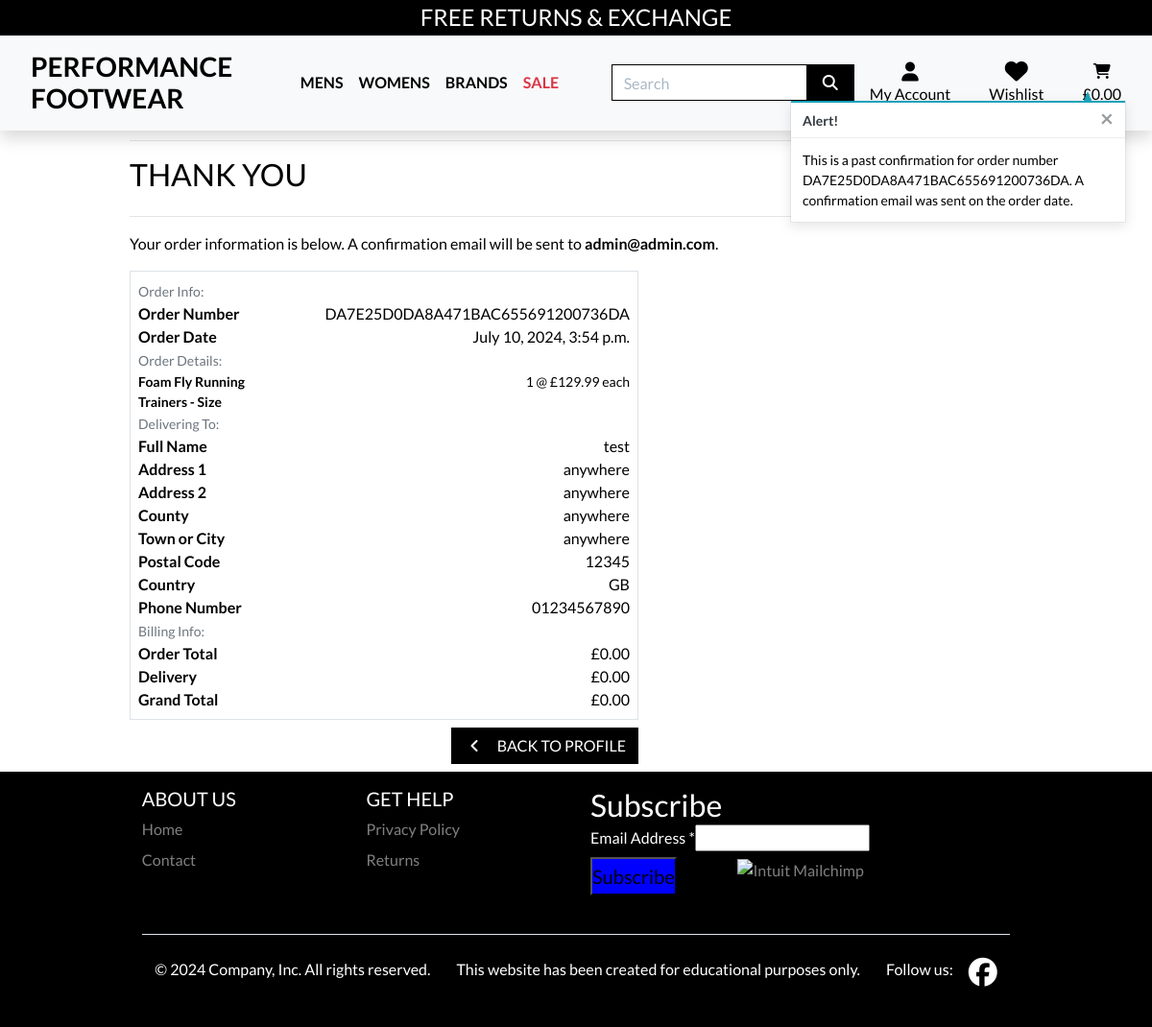
Page /profile/order_history/DA7E25D0DA8A471BAC655691200736DA (signed in) on the committed database.
### checkout/models.py (models this page shows, shortened)
class Order(models.Model):
    order_number = models.CharField(max_length=32, null=False, editable=False)
    user_profile = models.ForeignKey(UserProfile, on_delete=models.SET_NULL,
                                      null=True, blank=True, related_name='orders')
    full_name = models.CharField(max_length=50, null=False, blank=False)
    email = models.EmailField(max_length=254, null=False, blank=False)
    phone_number = models.CharField(max_length=20, null=False, blank=False)
    country = CountryField(blank_label='Country *', null=False, blank=False)
    postcode = models.CharField(max_length=20, null=True, blank=True)
    town_or_city = models.CharField(max_length=40, null=False, blank=False)
    street_address1 = models.CharField(max_length=80, null=False, blank=False)
    street_address2 = models.CharField(max_length=80, null=True, blank=True)
    county = models.CharField(max_length=80, null=True, blank=True)
    date = models.DateTimeField(auto_now_add=True)
    delivery_cost = models.DecimalField(max_digits=6, decimal_places=2, null=False, default=0)
    order_total = models.DecimalField(max_digits=10, decimal_places=2, null=False, default=0)
    grand_total = models.DecimalField(max_digits=10, decimal_places=2, null=False, default=0)
    original_bag = models.TextField(null=False, blank=False, default='')
    stripe_pid = models.CharField(max_length=254, null=False, blank=False, default='')

class OrderLineItem(models.Model):
    order = models.ForeignKey(Order, null=False, blank=False, on_delete=models.CASCADE, related_name='lineitems')
    product = models.ForeignKey(Product, null=False, blank=False, on_delete=models.CASCADE)
    product_size = models.CharField(max_length=40, null=False, blank=False)
    quantity = models.IntegerField(null=False, blank=False, default=0)
    lineitem_total = models.DecimalField(max_digits=6, decimal_places=2, null=False, blank=False, editable=False)
    product_variant = models.ForeignKey(ProductVariant, null=True, blank=True, on_delete=models.CASCADE)

### products/models.py (models this page shows, shortened)
class Product(models.Model):
    GENDER_CHOICES = [
        ('men', 'men'),
        ('women', 'women'),
    ]
    category = models.ForeignKey('Category', null=True,
                                 blank=True, on_delete=models.SET_NULL)
    sku = models.CharField(max_length=254, null=True, blank=True)
    name = models.CharField(max_length=254)
    description = models.TextField()
    has_sizes = models.BooleanField(default=False, null=True, blank=True)
    price = models.DecimalField(max_digits=6, decimal_places=2)
    sale_price = models.DecimalField(max_digits=10, decimal_places=2,
                                     null=True, blank=True)
    rating = models.DecimalField(max_digits=6, decimal_places=2,
                                 null=True, blank=True)
    image_url = models.URLField(max_length=1024, null=True, blank=True)
    image = models.ImageField(null=True, blank=True)
    brand = models.ForeignKey("Brand", null=True, blank=True,
                              on_delete=models.SET_NULL)
    on_sale = models.BooleanField(default=False)
    created_on = models.DateField(default=timezone.now)
    average_rating = models.DecimalField(max_digits=6, decimal_places=2,
                                         null=True, blank=True)
    gender = models.CharField(max_length=10, choices=GENDER_CHOICES,
                              null=True, blank=True)
    materials = models.TextField(null=True, blank=True)
    country_origin = CountryField(blank_label='Country *', null=False, blank=False)

### profiles/views.py (the view)
# urls.py: path('order_history/<order_number>',
def order_history(request, order_number):
    order = get_object_or_404(Order, order_number=order_number)
    messages.info(request, (
        f'This is a past confirmation for order number {order_number}. '
        'A confirmation email was sent on the order date.'
    ))
    template = 'checkout/checkout_success.html'
    context = {
        'order': order,
        'from_profile': True,
    }
    return render(request, template, context)

### bag/contexts.py (called while the page is built, shortened)
def bag_contents(request):
    bag_items = []
    total = 0
    product_count = 0
    bag = request.session.get('bag', {})
    if total < settings.FREE_DELIVERY_THRESHOLD:
        delivery = total * Decimal(settings.STANDARD_DELIVERY_PERCENTAGE / 100)
        free_delivery_delta = settings.FREE_DELIVERY_THRESHOLD - total
    else:
        delivery = 0
        free_delivery_delta = 0
    grand_total = delivery + total
    context = {
        'bag_items': bag_items,
        'total': total,
        'product_count': product_count,
        'delivery': delivery,
        'free_delivery_delta': free_delivery_delta,
        'free_delivery_threshold': settings.FREE_DELIVERY_THRESHOLD,
        'grand_total': grand_total,
    }
    return context

### checkout/templates/checkout/checkout_success.html (shortened to what this page needs)
{% extends "base.html" %}
{% load static %}
{% block extra_css %}
    <link rel="stylesheet" href="{% static 'checkout/css/checkout.css' %}">
{% endblock %}
{% block page_header %}
    <div class="container header-container">
    </div>
{% endblock %}
{% block content %}
    <div class="overlay"></div>
    <div class="container">
        <div class="row">
            <div class="col">
                <hr>
                <h2 class="logo-font mb-4">Thank You</h2>
                <hr>
                <p class="text-black">Your order information is below. A confirmation email will be sent to <strong>{{ order.email }}</strong>.</p>
            </div>
        </div>
        <div class="row">
            <div class="col-12 col-lg-7">
                <div class="order-confirmation-wrapper p-2 border">
                    <div class="row">
                        <div class="col">
                            <small class="text-muted">Order Info:</small>
                        </div>
                    </div>
                    <div class="row">
                        <div class="col-12 col-md-4">
                            <p class="mb-0 text-black font-weight-bold">Order Number</p>
                        </div>
                        <div class="col-12 col-md-8 text-md-right">
                            <p class="mb-0">{{ order.order_number }}</p>
                        </div>
                    </div>
                    <div class="row">
                        <div class="col-12 col-md-4">
                            <p class="mb-0 text-black font-weight-bold">Order Date</p>
                        </div>
                        <div class="col-12 col-md-8 text-md-right">
                            <p class="mb-0">{{ order.date }}</p>
                        </div>
                    </div>
                    <div class="row">
                        <div class="col">
                            <small class="text-muted">Order Details:</small>
                        </div>
                    </div>
                    {% for item in order.lineitems.all %}
                    <div class="row">
                        <div class="col-12 col-md-4">
                            <p class="small mb-0 text-black font-weight-bold">
                                {{ item.product.name }}{% if item.product_size %} - Size {{ item.product.size }}{% endif %}
                            </p>
                        </div>
                        <div class="col-12 col-md-8 text-md-right">
                            {% if item.product.on_sale %}
                            <p class="small mb-0">{{ item.quantity }} @ £{{ item.product.sale_price }} each</p>
                            {% else %}
                            <p class="small mb-0">{{ item.quantity }} @ £{{ item.product.price }} each</p>
                            {% endif %}
                        </div>
                    </div>
                    {% endfor %}
                    <div class="row">
                        <div class="col">
                            <small class="text-muted">Delivering To:</small>
                        </div>
                    </div>
                    <div class="row">
                        <div class="col-12 col-md-4">
                            <p class="mb-0 text-black font-weight-bold">Full Name</p>
                        </div>
                        <div class="col-12 col-md-8 text-md-right">
                            <p class="mb-0">{{ order.full_name }}</p>
                        </div>
                    </div>
                    <div class="row">
                        <div class="col-12 col-md-4">
                            <p class="mb-0 text-black font-weight-bold">Address 1</p>
                        </div>
                        <div class="col-12 col-md-8 text-md-right">
                            <p class="mb-0">{{ order.street_address1 }}</p>
                        </div>
                    </div>
                    {% if order.street_address2 %}
                    <div class="row">
                        <div class="col-12 col-md-4">
                            <p class="mb-0 text-black font-weight-bold">Address 2</p>
                        </div>
                        <div class="col-12 col-md-8 text-md-right">
                            <p class="mb-0">{{ order.street_address2 }}</p>
                        </div>
                    </div>
                    {% endif %}
                    {% if order.county %}
                    <div class="row">
                        <div class="col-12 col-md-4">
                            <p class="mb-0 text-black font-weight-bold">County</p>
                        </div>
                        <div class="col-12 col-md-8 text-md-right">
                            <p class="mb-0">{{ order.county }}</p>
                        </div>
                    </div>
                    {% endif %}
                    <div class="row">
                        <div class="col-12 col-md-4">
                            <p class="mb-0 text-black font-weight-bold">Town or City</p>
                        </div>
                        <div class="col-12 col-md-8 text-md-right">
                            <p class="mb-0">{{ order.town_or_city }}</p>
                        </div>
                    </div>
                    {% if order.postcode %}
                    <div class="row">
                        <div class="col-12 col-md-4">
                            <p class="mb-0 text-black font-weight-bold">Postal Code</p>
                        </div>
                        <div class="col-12 col-md-8 text-md-right">
                            <p class="mb-0">{{ order.postcode }}</p>
                        </div>
                    </div>
                    {% endif %}
                    <div class="row">
                        <div class="col-12 col-md-4">
                            <p class="mb-0 text-black font-weight-bold">Country</p>
                        </div>
                        <div class="col-12 col-md-8 text-md-right">
                            <p class="mb-0">{{ order.country }}</p>
                        </div>
                    </div>
                    <div class="row">
                        <div class="col-12 col-md-4">
                            <p class="mb-0 text-black font-weight-bold">Phone Number</p>
                        </div>
                        <div class="col-12 col-md-8 text-md-right">
                            <p class="mb-0">{{ order.phone_number }}</p>
                        </div>
                    </div>
                    <div class="row">
                        <div class="col">
                            <small class="text-muted">Billing Info:</small>
                        </div>
                    </div>
                    <div class="row">
                        <div class="col-12 col-md-4">
                            <p class="mb-0 text-black font-weight-bold">Order Total</p>
                        </div>
                        <div class="col-12 col-md-8 text-md-right">
                            <p class="mb-0">£{{ order.order_total|floatformat:2 }}</p>
                        </div>
                    </div>
                    <div class="row">
                        <div class="col-12 col-md-4">
                            <p class="mb-0 text-black font-weight-bold">Delivery</p>
                        </div>
                        <div class="col-12 col-md-8 text-md-right">
                            <p class="mb-0">£{{ order.delivery_cost|floatformat:2 }}</p>
                        </div>
                    </div>
                    <div class="row">
                        <div class="col-12 col-md-4">
                            <p class="mb-0 text-black font-weight-bold">Grand Total</p>
                        </div>
                        <div class="col-12 col-md-8 text-md-right">
                            <p class="mb-0">£{{ order.grand_total|floatformat:2 }}</p>
                        </div>
                    </div>
                </div>
            </div>
        </div>
        <div class="row">
			<div class="col-12 col-lg-7 text-right">
                {% if from_profile %}
                    <a href="{% url 'profile' %}" class="btn btn-black rounded-0 my-2">
                        <span class="icon mr-2">
                            <i class="fas fa-angle-left"></i>
                        </span>
                        <span class="text-uppercase">Back to Profile</span>
                    </a>
                {% endif %}
			</div>
		</div>
    </div>
{% endblock %}

### static/css/base.css (style rules this page uses)
* { box-sizing: border-box; margin: 0; padding: 0; }
body { min-height: 100vh; display: flex; flex-direction: column; background-color: #f1f1f1; box-sizing: border-box; background-size: cover; color: #000000; font-family: 'Lato'; }
.icon { align-items: center; display: inline-flex; justify-content: center; height: 1.5rem; width: 1.5rem; }
.logo-font { text-transform: uppercase; }
.btn-black { background: black; color: white; }
.text-black { color: #000 !important; }
.overlay { height: 100%; width: 100%; top: 0; left: 0; position: fixed; background: white; z-index: -1; }
@media (min-width: 1200px) { .container { max-width: 80%; } }
@media (min-width: 992px) { .header-container { padding-top: 130px; } }

### rows in the picture
Order: email "admin@admin.com", order_number "DA7E25D0DA8A471BAC655691200736DA", date "July 10, 2024, 3:54 p.m.", full_name "test", street_address1 "anywhere", street_address2 "anywhere", county "anywhere", town_or_city "anywhere", postcode "12345", country "GB", phone_number "01234567890", order_total "0.00", delivery_cost "0.00", grand_total "0.00"
OrderLineItem: product.name "Foam Fly Running Trainers", quantity "1", product.price "129.99"

### other values in the picture
{{ message }} "This is a past confirmation for order number DA7E25D0DA8A471BAC655691200736DA. A confirmation email was sent on the order date."
